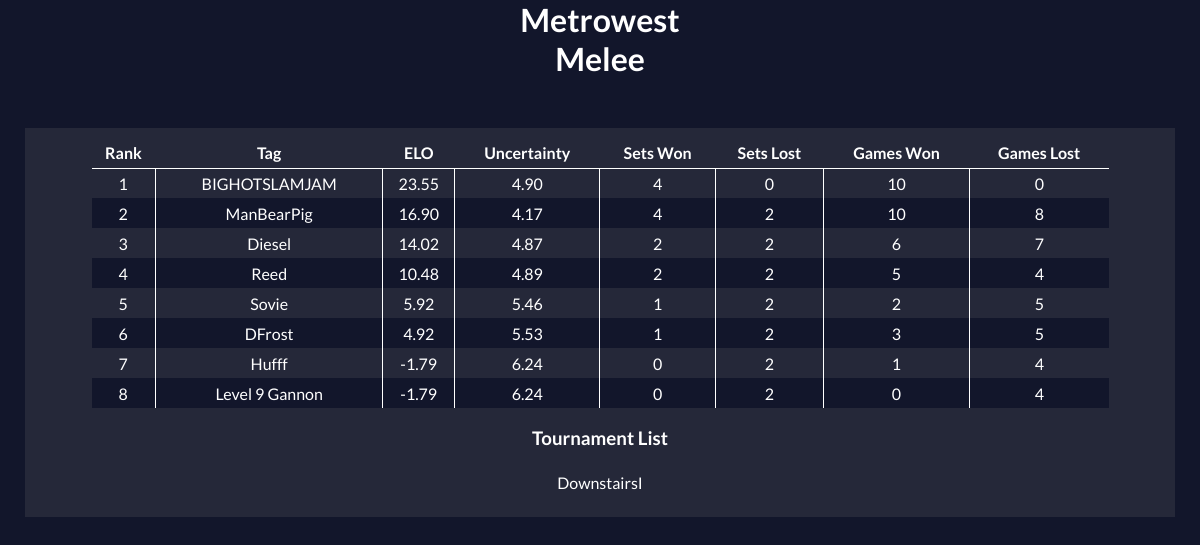
The page / on the database its author committed.
### gen/models.py (models this page shows)
class Player(models.Model):
    mu = models.DecimalField(max_digits=52, decimal_places=48)
    sigma = models.DecimalField(max_digits=52, decimal_places=48)
    safe = models.DecimalField(max_digits=52, decimal_places=48)
    name = models.CharField(max_length=24,unique=True)
    Swins = models.IntegerField(default=0);
    Slosses = models.IntegerField(default=0);
    Gwins = models.IntegerField(default=0);
    Glosses = models.IntegerField(default=0);

class Tournament(models.Model):
    name = models.CharField(max_length=24,unique=True)

### gen/views.py (the view)
# urls.py: url(r'^$', views.index, name='index'),
def index(request):
    players = Player.objects.order_by("-safe")
    return render(request, 'gen/index.html', context = {'elo_players': players, "tournaments": TournamentList.load().tournaments.all()})

### gen/models.py (called while the page is built)
    @classmethod
    def load(cls):
        try:
            return cls.objects.get()
        except cls.DoesNotExist:
            c = cls()
            c.save()
            return c

### gen/templates/gen/index.html (shortened to what this page needs)
{% load staticfiles %}
<head>
    <link rel="stylesheet" type="text/css" href="{% static 'index.css' %}">
</head>
<body>
    <div>
         <div id="child1" class="block center"><h1>Metrowest Melee</h1></div>
    </div>
    <div class="page">
        <table>
            <tr class="yes">
                <th>Rank</th>
                <th>Tag</th>
                <th>ELO</th>
                <th>Uncertainty</th>
                <th>Sets Won</th>
                <th>Sets Lost</th>
                <th>Games Won</th>
                <th>Games Lost</th>
            </tr>
                {% for player in elo_players %}
                    <tr>
                        <td class="no main"> {{ forloop.counter }} </td>
                        <td class="main"> {{ player.name }} </td>
                        <td class="main"> {{ player.safe|floatformat:2 }} </td>
                        <td class="main"> {{ player.sigma|floatformat:2 }} </td>
                        <td class="main"> {{ player.Swins }} </td>
                        <td class="main"> {{ player.Slosses }} </td>
                        <td class="main"> {{ player.Gwins }} </td>
                        <td class="no main"> {{ player.Glosses }} </td>
                    </tr>
                {% endfor %}
        </table>
        <div>
             <div id="child1" class="block center"><h3>Tournament List</h3></div>
        </div>
        <table class="list">
            {% for t in tournaments %}
                {% if forloop.counter0|divisibleby:3 %}<tr>{% endif %}
                    <td class="no"> {{ t.name }} </td>
                {% if forloop.counter|divisibleby:3 or forloop.last %}</tr>{% endif %}
            {% endfor %}
        </table>
    </div>
</body>

### gen/static/index.css (style rules this page uses)
body { margin: 0px; background-color: #12162B; font-family: Lato; color: #FFFFFF; }
.page { margin-top: 50px; margin-right: 25px; margin-left: 25px; background-color: #252839; padding: 10px; }
table { color: #FFFFFF; width: 90%; margin: auto; border-collapse: collapse; border-spacing: 0; margin-bottom: 10px; }
table.list { table-layout: fixed; }
h1 { color: #FFFFFF; -webkit-transform: translate3d(0,0,0) !important; transform: translate3d(0,0,0) !important; }
.block { width:200px; text-align:center; }
.center { margin:auto; }
td, th { height: 30px; transition: all 0.3s; }
th { background: #252839; font-weight: bold; }
td { background: #252839; text-align: center; border-right: solid 1px #fff; border-left: solid 1px #fff; }
.no { border: none; }
.yes { border-bottom: solid 1px #fff; }
tr { border: none; }
tr:nth-child(even) td.main { background: #252839; }
tr:nth-child(odd) td.main { background: #12162B; }

### rows shown on the page
Player: name "BIGHOTSLAMJAM", safe "23.55", sigma "4.90", Swins "4", Slosses "0", Gwins "10", Glosses "0"
Player: name "ManBearPig", safe "16.90", sigma "4.17", Swins "4", Slosses "2", Gwins "10", Glosses "8"
Player: name "Diesel", safe "14.02", sigma "4.87", Swins "2", Slosses "2", Gwins "6", Glosses "7"
Player: name "Reed", safe "10.48", sigma "4.89", Swins "2", Slosses "2", Gwins "5", Glosses "4"
Player: name "Sovie", safe "5.92", sigma "5.46", Swins "1", Slosses "2", Gwins "2", Glosses "5"
Player: name "DFrost", safe "4.92", sigma "5.53", Swins "1", Slosses "2", Gwins "3", Glosses "5"
Player: name "Hufff", safe "-1.79", sigma "6.24", Swins "0", Slosses "2", Gwins "1", Glosses "4"
Player: name "Level 9 Gannon", safe "-1.79", sigma "6.24", Swins "0", Slosses "2", Gwins "0", Glosses "4"
Tournament: name "DownstairsI"
